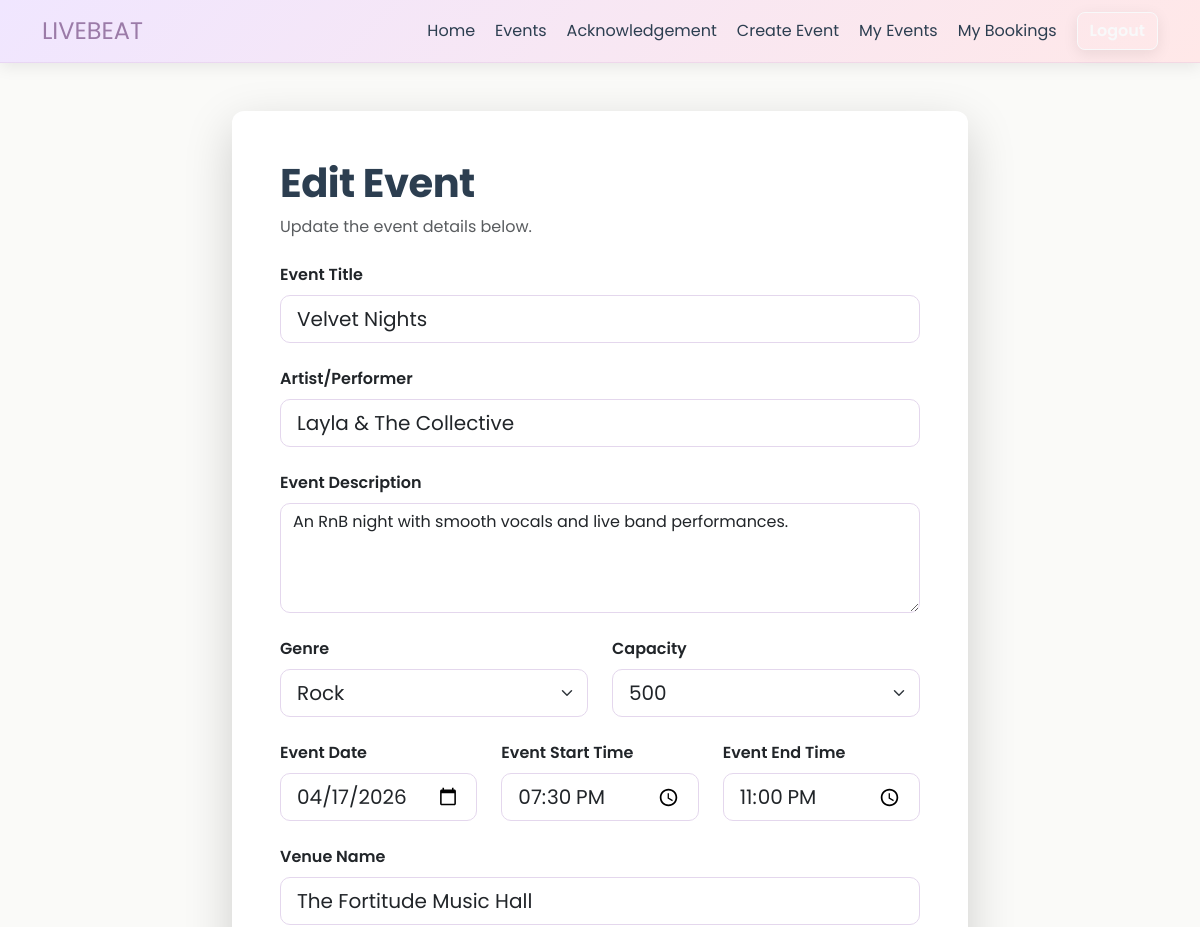
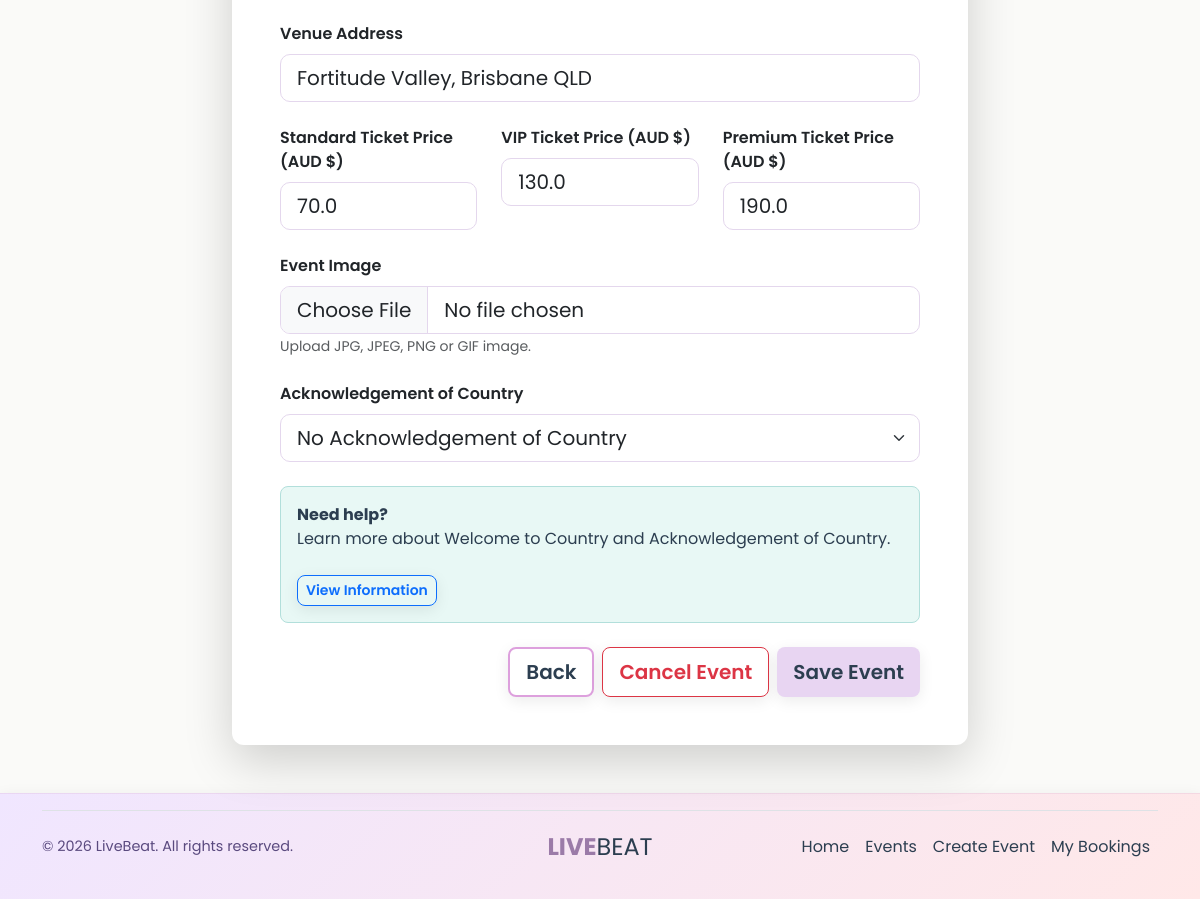
Page /events/4/edit (signed in) on the committed database (2 pictures, top to bottom).
### livebeat/models.py (models this page shows)
class Event(db.Model):
    id = db.Column(
        db.Integer,
        primary_key=True
    )
    title = db.Column(
        db.String(100),
        nullable=False
    )
    artist = db.Column(
        db.String(100),
        nullable=False
    )
    description = db.Column(
        db.Text,
        nullable=False
    )
    category = db.Column(
        db.String(50),
        nullable=False
    )
    status = db.Column(
        db.String(20),
        default="Open"
    )
    capacity = db.Column(
        db.Integer,
        nullable=False
    )
    date = db.Column(
        db.DateTime,
        nullable=False
    )
    time = db.Column(
        db.Time,
        nullable=False
    )
    end_time = db.Column(
        db.Time,
        nullable=True
    )
    venue_name = db.Column(
        db.String(120),
        nullable=False
    )
    venue_address = db.Column(
        db.String(200),
        nullable=False
    )
    standard_price = db.Column(
        db.Float,
        nullable=False
    )
    vip_price = db.Column(
        db.Float,
        nullable=False
    )
    premium_price = db.Column(
        db.Float,
        nullable=False
    )
    ticket_type = db.Column(
        db.String(50),
        nullable=True,
        default="standard"
    )
    acknowledgement = db.Column(
        db.Text
    )
    image = db.Column(
        db.String(200),
        default="concert1.jpg"
    )
    created_at = db.Column(
        db.DateTime,
        default=brisbane_now
    )
    user_id = db.Column(
        db.Integer,
        db.ForeignKey("user.id")
    )
    bookings = db.relationship(
        "Booking",
        backref="event",
        lazy=True
    )
    comments = db.relationship(
        "Comment",
        backref="event",
        lazy=True
    )

### livebeat/views.py (the view, shortened to what this page needs)
@main_bp.route(
    "/events/<int:event_id>/edit",
    methods=["GET", "POST"]
)
@login_required
def edit_event(event_id):
    event = Event.query.get_or_404(
        event_id
    )
    if event.user_id != current_user.id:
        abort(403)
    form = EventForm(obj=event)
    if request.method == "GET":
        form.date.data = event.date.date()
        form.time.data = event.time
        form.end_time.data = event.end_time
    return render_template(
        "create-event.html",
        form=form,
        editing=True,
        event=event,
        today=datetime.today().strftime(
            "%Y-%m-%d"
        )
    )

### livebeat/views.py (called while the page is built)
@main_bp.app_context_processor
def inject_has_created_events():
    has_created_events = False
    if current_user.is_authenticated:
        has_created_events = (
            Event.query.filter_by(
                user_id=current_user.id
            ).first() is not None
        )
    return {
        "has_created_events": has_created_events
    }

### livebeat/templates/create-event.html (shortened to what this page needs)
{% extends 'base.html' %}
{% block content %}
<section class="py-5">
    <div class="container">
        <div class="row justify-content-center">
            <div class="col-lg-8">
                <div class="card border-0 shadow-lg">
                    <div class="card-body p-5">
                        <h1 class="card-title mb-2">
                            {% if editing %}
                                Edit Event
                            {% else %}
                                Create a New Event
                            {% endif %}
                        </h1>
                        <p class="text-muted mb-4">
                            {% if editing %}
                                Update the event details below.
                            {% else %}
                                Enter the event details below.
                            {% endif %}
                        </p>
                        <form
                            method="POST"
                            enctype="multipart/form-data"
                            action="{% if editing %}{{ url_for('main.edit_event', event_id=event.id) }}{% else %}{{ url_for('main.create_event') }}{% endif %}"
                        >
                            <div class="mb-4">
                                {{ form.title.label(class="form-label fw-semibold") }}
                                {{ form.title(
                                    class="form-control form-control-lg",
                                    placeholder="e.g. Summer Music Festival 2026"
                                ) }}
                            </div>
                            <div class="mb-4">
                                {{ form.artist.label(class="form-label fw-semibold") }}
                                {{ form.artist(
                                    class="form-control form-control-lg",
                                    placeholder="e.g. The Rolling Stones"
                                ) }}
                            </div>
                            <div class="mb-4">
                                {{ form.description.label(class="form-label fw-semibold") }}
                                {{ form.description(
                                    class="form-control",
                                    rows="4",
                                    placeholder="Tell attendees about your event"
                                ) }}
                            </div>
                            <div class="row mb-4">
                                <div class="col-md-6">
                                    {{ form.category.label(class="form-label fw-semibold") }}
                                    {{ form.category(
                                        class="form-select form-select-lg"
                                    ) }}
                                </div>
                                <div class="col-md-6">
                                    {{ form.capacity.label(class="form-label fw-semibold") }}
                                    {{ form.capacity(
                                        class="form-select form-select-lg"
                                    ) }}
                                </div>
                            </div>
                            <div class="row mb-4">
                                <div class="col-md-4">
                                    {{ form.date.label(class="form-label fw-semibold") }}
                                    {{ form.date(
                                        class="form-control form-control-lg",
                                        min=today
                                    ) }}
                                </div>
                                <div class="col-md-4">
                                    {{ form.time.label(class="form-label fw-semibold") }}
                                    {{ form.time(
                                        class="form-control form-control-lg"
                                    ) }}
                                </div>
                                <div class="col-md-4">
                                    {{ form.end_time.label(class="form-label fw-semibold") }}
                                    {{ form.end_time(
                                        class="form-control form-control-lg"
                                    ) }}
                                </div>
                            </div>
                            <div class="mb-4">
                                {{ form.venue_name.label(class="form-label fw-semibold") }}
                                {{ form.venue_name(
                                    class="form-control form-control-lg",
                                    placeholder="e.g. Sydney Opera House"
                                ) }}
                            </div>
                            <div class="mb-4">
                                {{ form.venue_address.label(class="form-label fw-semibold") }}
                                {{ form.venue_address(
                                    class="form-control form-control-lg",
                                    placeholder="e.g. Brisbane QLD"
                                ) }}
                            </div>
                            <div class="row mb-4">
                                <div class="col-md-4">
                                    {{ form.standard_price.label(class="form-label fw-semibold") }}
                                    {{ form.standard_price(
                                        class="form-control form-control-lg",
                                        placeholder="AUD $"
                                    ) }}
                                </div>
                                <div class="col-md-4">
                                    {{ form.vip_price.label(class="form-label fw-semibold") }}
                                    {{ form.vip_price(
                                        class="form-control form-control-lg",
                                        placeholder="AUD $"
                                    ) }}
                                </div>
                                <div class="col-md-4">
                                    {{ form.premium_price.label(class="form-label fw-semibold") }}
                                    {{ form.premium_price(
                                        class="form-control form-control-lg",
                                        placeholder="AUD $"
                                    ) }}
                                </div>
                            </div>
                            <div class="mb-4">
                                {{ form.image.label(class="form-label fw-semibold") }}
                                {{ form.image(
                                    class="form-control form-control-lg"
                                ) }}
                                <small class="text-muted">
                                    Upload JPG, JPEG, PNG or GIF image.
                                </small>
                            </div>
                            <div class="mb-4">
                                {{ form.acknowledgement.label(class="form-label fw-semibold") }}
                                {{ form.acknowledgement(
                                    class="form-select form-select-lg"
                                ) }}
                            </div>
                            <div class="alert alert-info mb-4">
                                <strong>Need help?</strong>
                                <br>
                                Learn more about Welcome to Country and
                                Acknowledgement of Country.
                                <br><br>
                                <a
                                    href="{{ url_for('main.acknowledgement') }}"
                                    target="_blank"
                                    class="btn btn-outline-primary btn-sm"
                                >
                                    View Information
                                </a>
                            </div>
                            <div class="d-grid gap-2 d-md-flex justify-content-md-end">
                                {% if editing %}
                                    <a
                                        href="{{ url_for('main.event_details', event_id=event.id) }}"
                                        class="btn btn-outline-secondary btn-lg"
                                    >
                                        Back
                                    </a>
                                    {% if event.status != 'Cancelled' %}
                                    <button
                                        type="button"
                                        class="btn btn-outline-danger btn-lg"
                                        data-bs-toggle="modal"
                                        data-bs-target="#cancelModal"
                                    >
                                        Cancel Event
                                    </button>
                                    {% endif %}
                                {% endif %}
                                {{ form.submit(
                                    class="btn btn-primary btn-lg",
                                    value="Save Event"
                                ) }}
                            </div>
                        </form>
                    </div>
                </div>
            </div>
        </div>
    </div>
</section>
{% endblock %}

### livebeat/static/style/style.css (style rules this page uses)
:root { --dark-gray: #2C3E50; --light-shadow: 0 4px 15px rgba(0, 0, 0, 0.08); --medium-shadow: 0 6px 20px rgba(0, 0, 0, 0.12); }
* { font-family: "Poppins", sans-serif; font-weight: 400; font-style: normal; }
body { background-color: #FAFAF8; min-height: 100vh; display: flex; flex-direction: column; }
h1, h2, h3, h4, h5, h6 { font-weight: 700; letter-spacing: -0.5px; color: var(--dark-gray); }
h1 { font-size: 2.5rem; margin-bottom: 1.5rem; }
.btn { font-weight: 600; border-radius: 8px; box-shadow: var(--light-shadow); }
.btn-primary { background: #E8D5F2; border: none; color: #2C3E50 !important; }
.btn-outline-secondary { border: 2px solid #DDA0DD; color: var(--dark-gray); }
.card { border: none; border-radius: 12px; box-shadow: var(--light-shadow); background: white; transition: all 0.3s ease; }
.card-title { color: var(--dark-gray); font-weight: 700; }
.alert-info { background-color: #E8F8F5; border: 1px solid #B2DFDB; color: var(--dark-gray); border-radius: 8px; }
section { padding: 2rem 0; }
.form-control, .form-select { border-radius: 10px; border: 1px solid #E4D7ED; }

### rows in the picture
Event: title "Velvet Nights", artist "Layla & The Collective", description "An RnB night with smooth vocals and live band performances.", category "Rock", capacity "500", date "04/17/2026", time "19:30", end_time "23:00", venue_name "The Fortitude Music Hall", venue_address "Fortitude Valley, Brisbane QLD", standard_price "70.0", vip_price "130.0", premium_price "190.0", acknowledgement "No Acknowledgement of Country"
